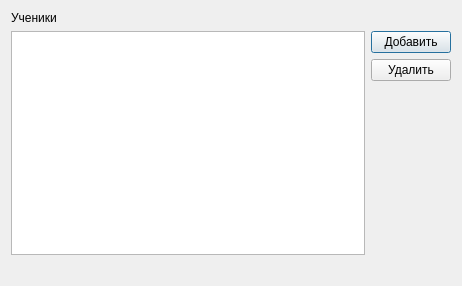
<?xml version="1.0" encoding="UTF-8"?>
<ui version="4.0">
 <class>StudDialog</class>
 <widget class="QDialog" name="StudDialog">
  <property name="geometry">
   <rect>
    <x>0</x>
    <y>0</y>
    <width>462</width>
    <height>286</height>
   </rect>
  </property>
  <property name="windowTitle">
   <string>StudDialog</string>
  </property>
  <layout class="QGridLayout" name="gridLayout">
   <item row="1" column="1">
    <widget class="QPushButton" name="addButton">
     <property name="text">
      <string>Добавить</string>
     </property>
    </widget>
   </item>
   <item row="4" column="0" colspan="2">
    <widget class="QLabel" name="dataLabel">
     <property name="text">
      <string>&lt;No item selected&gt;</string>
     </property>
    </widget>
   </item>
   <item row="2" column="1">
    <widget class="QPushButton" name="delButton">
     <property name="text">
      <string>Удалить</string>
     </property>
    </widget>
   </item>
   <item row="3" column="1">
    <spacer name="verticalSpacer">
     <property name="orientation">
      <enum>Qt::Vertical</enum>
     </property>
     <property name="sizeHint" stdset="0">
      <size>
       <width>20</width>
       <height>188</height>
      </size>
     </property>
    </spacer>
   </item>
   <item row="1" column="0" rowspan="3">
    <widget class="QListWidget" name="studList"/>
   </item>
   <item row="0" column="0">
    <widget class="QLabel" name="label">
     <property name="text">
      <string>Ученики</string>
     </property>
    </widget>
   </item>
  </layout>
 </widget>
 <layoutdefault spacing="6" margin="11"/>
 <resources/>
 <connections/>
</ui>
